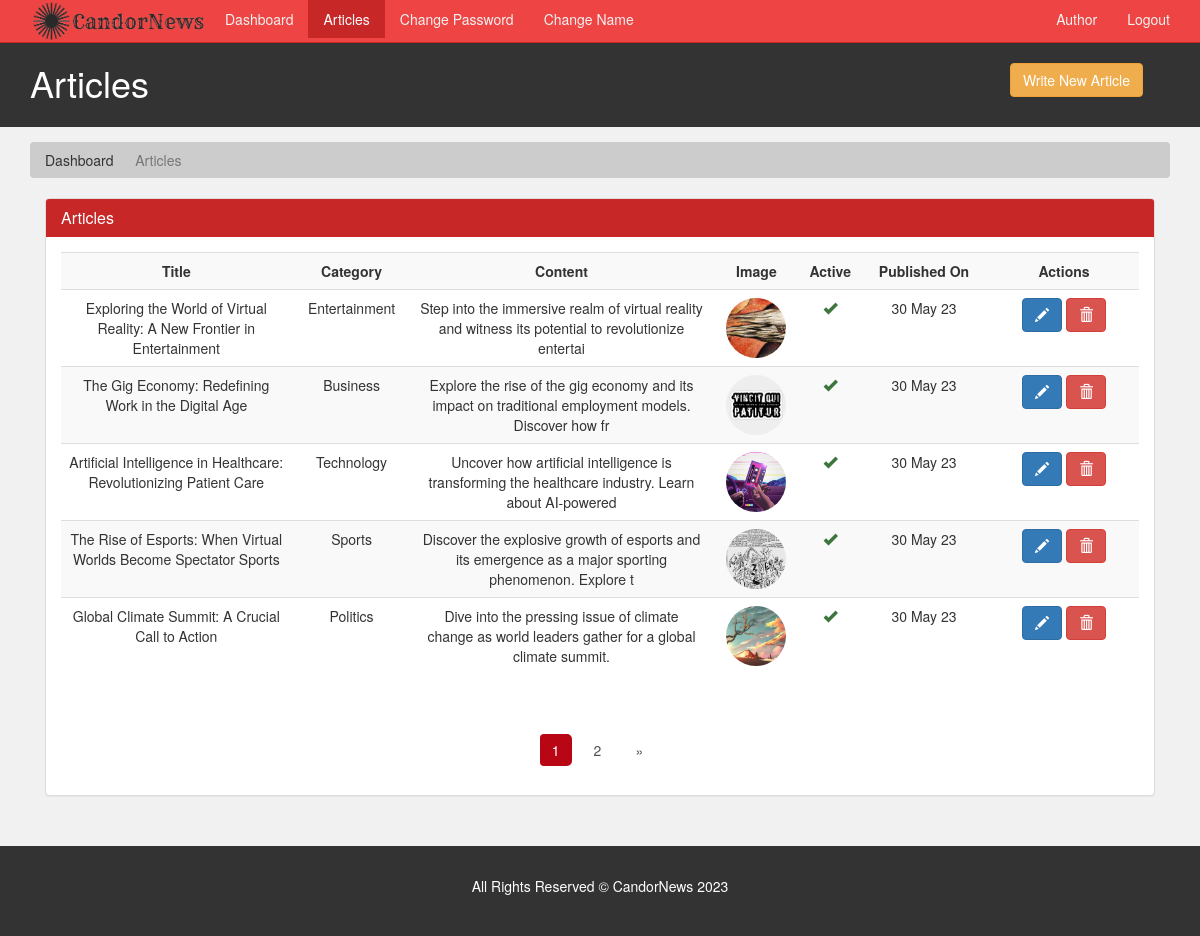
Page /author/articles.php (signed in) on the committed database.
### tables this page shows
CREATE TABLE `article` (
  `article_id` int(11) NOT NULL,
  `category_id` int(11) NOT NULL,
  `author_id` int(11) NOT NULL,
  `article_title` varchar(250) NOT NULL,
  `article_image` varchar(200) NOT NULL,
  `article_description` text NOT NULL,
  `article_date` date NOT NULL,
  `article_trend` tinyint(4) NOT NULL,
  `article_active` tinyint(4) NOT NULL
);

CREATE TABLE `category` (
  `category_id` int(11) NOT NULL,
  `category_name` varchar(45) NOT NULL,
  `category_color` varchar(35) NOT NULL,
  `category_image` varchar(250) NOT NULL,
  `category_description` varchar(350) NOT NULL
);

### author/articles.php (the view, shortened to what this page needs)
<?php
  require('./includes/nav.inc.php');
?>
<section id="breadcrumb">
  <div class="container">
    <ol class="breadcrumb">
      <li><a href="./index.php">Dashboard</a></li>
      <li class="active">Articles</li>
    </ol>
  </div>
</section>
<section id="main">
  <div class="container">
    <div class="col-md-12">
      <?php
        $limit = 5;
        if(isset($_GET['page'])) {
          $page = $_GET['page'];
        }else {
          $page = 1;
        }
        $offset = ($page - 1) * $limit;
        $sql = "SELECT article.article_title,
                article.article_id,
                article.article_date,
                article.article_image,
                article.article_active,
                article.article_description,
                category.category_name
                FROM article, category
                WHERE article.author_id = {$author_id}
                AND article.category_id = category.category_id
                ORDER BY article.article_date DESC,
                article.article_id DESC
                LIMIT {$offset},{$limit}";
        $result = mysqli_query($con,$sql);
        $row = mysqli_num_rows($result);
      ?>
      <div class="panel panel-default">
        <div class="panel-heading main-color-bg">
          <h3 class="panel-title">Articles</h3>
        </div>
        <div class="panel-body">
          <table class="table table-striped table-hover article-table">
            <tr>
              <th style="min-width: 200px">Title</th>
              <th style="min-width: 120px">Category</th>
              <th style="min-width: 250px">Content</th>
              <th style="min-width: 90px">Image</th>
              <th style="min-width: 50px">Active</th>
              <th style="min-width: 130px">Published On</th>
              <th style="min-width: 150px">Actions</th>
            </tr>
            <?php
                if($row > 0) {
                  while($data = mysqli_fetch_assoc($result)) {
                    $category_name = $data['category_name'];
                    $article_id = $data['article_id'];
                    $article_title = $data['article_title'];
                    $article_desc = $data['article_description'];
                    $article_image = $data['article_image'];
                    $article_date = $data['article_date'];
                    $article_active = $data['article_active'];
                    $article_desc = substr($article_desc,0,100);
                    $article_date = date("d M y",strtotime($article_date));
                    echo '
                      <tr>
                        <td>
                          '.$article_title.'
                        </td>
                        <td>
                          '.$category_name.'
                        </td>
                        <td>
                          '.$article_desc.'
                        </td>
                        <td>
                          <img src="../assets/images/articles/'.$article_image.'" />
                        </td>
                        <td>';
                        if($article_active > 0) {
                          echo '<span class="glyphicon glyphicon-ok text-success"></span>';
                        }
                        else {
                          echo '<span class="glyphicon glyphicon-remove text-danger"></span>';
                        }
                        echo '
                        </td>
                        <td>
                          '.$article_date.'
                        </td>
                        <td>
                          <a class="btn btn-primary" href="./edit-article.php?id='.$article_id.'">
                            <span class="glyphicon glyphicon-pencil"></span>
                          </a>
                          <a class="btn btn-danger" href="javascript:deleteConfirm('.$article_id.')">
                            <span class="glyphicon glyphicon-trash"></span>
                          </a>
                        </td>
                      </tr>
                    ';
                  }
                }
              ?>
          </table>
        </div>
        <div class="text-center">
          <ul class="pagination pg-red">
            <?php
              $paginationQuery = "SELECT * FROM article WHERE author_id = $author_id ";
              $paginationResult = mysqli_query($con, $paginationQuery);
              if(mysqli_num_rows($paginationResult) > 0) {
                $total_articles = mysqli_num_rows($paginationResult);
                $total_page = ceil($total_articles / $limit);
                for($i = 1; $i <= $total_page; $i++) {
                  $active = "";
                  if($i == $page) {
                    $active = "active";
                  }
                  echo '<li class="page-item '.$active.'"><a href="./articles.php?page='.$i.'" class="page-link">'.$i.'</a></li>';
                }
                if($total_page > $page){
                  echo '
                    <li class="page-item">
                      <a href="articles.php?page='.($page + 1).'" class="page-link">
                        <span>&raquo;</span>
                      </a>
                    </li>';
                }
              }
            ?>
          </ul>
        </div>
      </div>
    </div>
  </div>
</section>
<?php
  require('./includes/footer.inc.php')
?>

### assets/css/admin/style.css (style rules this page uses)
body { background: var(--light-color); }
.main-color-bg { background-color: var(--primary-color) !important; border-color: var(--primary-color) !important; color: #ffffff !important; }
.breadcrumb { background: #cccccc; color: #333333; }
.breadcrumb a { color: #333333; }
.article-table td img { border-radius: 50%; object-fit: cover; height: 6rem; width: 6rem; }
.article-table th, .article-table td { text-align: center; }
.pagination > li > a, .pagination > li > span { border-radius: var(--border-radius); margin: 5px; border: none; color: var(--dark-color); cursor: pointer; }
.pagination > .active > a, .pagination > .active > a:focus, .pagination > .active > a:hover, .pagination > .active > span, .pagination > .active > span:focus, .pagination > .active > span:hover { z-index: 3; color: #fff; cursor: default; background-color: var(--active-color); border-color: none; }
#main { min-height: 57.2vh; }

### assets/css/partials/1-variables.css (style rules this page uses)
:root { --primary-color: #c72727; --secondary-color: #f99500; --light-color: #f1f1f1; --dark-color: #50514f; --black-color: #333333; --tag-trend-color: #fa163f; --tag-yellow-color: #ffbe0b; --tag-purple-color: #8338ec; --tag-blue-color: #3a86ff; --tag-green-color: #00ff73; --tag-orange-color: #ef4339; --tag-pink-color: #ff0a54; --tag-brown-color: #663f3f; --hover-color: #ee4444; --active-color: #b90615; --ts-vs: 0.56rem; --ts-sml: 0.8rem; --ts-md: 1.1rem; --ts-lg: 1.25rem; --hs-vs: 1.3rem; --hs-sml: 2rem; --hs-md: 2.5rem; --hs-lg: 3rem; --ff-monts: "Montserrat", sans-serif; --ff-nunito: "Nunito Sans", sans-serif; --ff-noto: "Noto Serif", serif; --ff-robo: "Roboto", sans-serif; --border-radius: 5px; }

### rows in the picture
article: article_title "Exploring the World of Virtual Reality: A New Frontier in Entertainment", category.category_name "Entertainment", article_description "Step into the immersive realm of virtual reality and witness its potential to revolutionize entertai", article_image (picture), article_active 1 (drawn), article_date "30 May 23"
article: article_title "The Gig Economy: Redefining Work in the Digital Age", category.category_name "Business", article_description "Explore the rise of the gig economy and its impact on traditional employment models. Discover how fr", article_image (picture), article_active 1 (drawn), article_date "30 May 23"
article: article_title "Artificial Intelligence in Healthcare: Revolutionizing Patient Care", category.category_name "Technology", article_description "Uncover how artificial intelligence is transforming the healthcare industry. Learn about AI-powered", article_image (picture), article_active 1 (drawn), article_date "30 May 23"
article: article_title "The Rise of Esports: When Virtual Worlds Become Spectator Sports", category.category_name "Sports", article_description "Discover the explosive growth of esports and its emergence as a major sporting phenomenon. Explore t", article_image (picture), article_active 1 (drawn), article_date "30 May 23"
article: article_title "Global Climate Summit: A Crucial Call to Action", category.category_name "Politics", article_description "Dive into the pressing issue of climate change as world leaders gather for a global climate summit.", article_image (picture), article_active 1 (drawn), article_date "30 May 23"

### other values in the picture
$author_name "Author"
$page_title "Articles"
